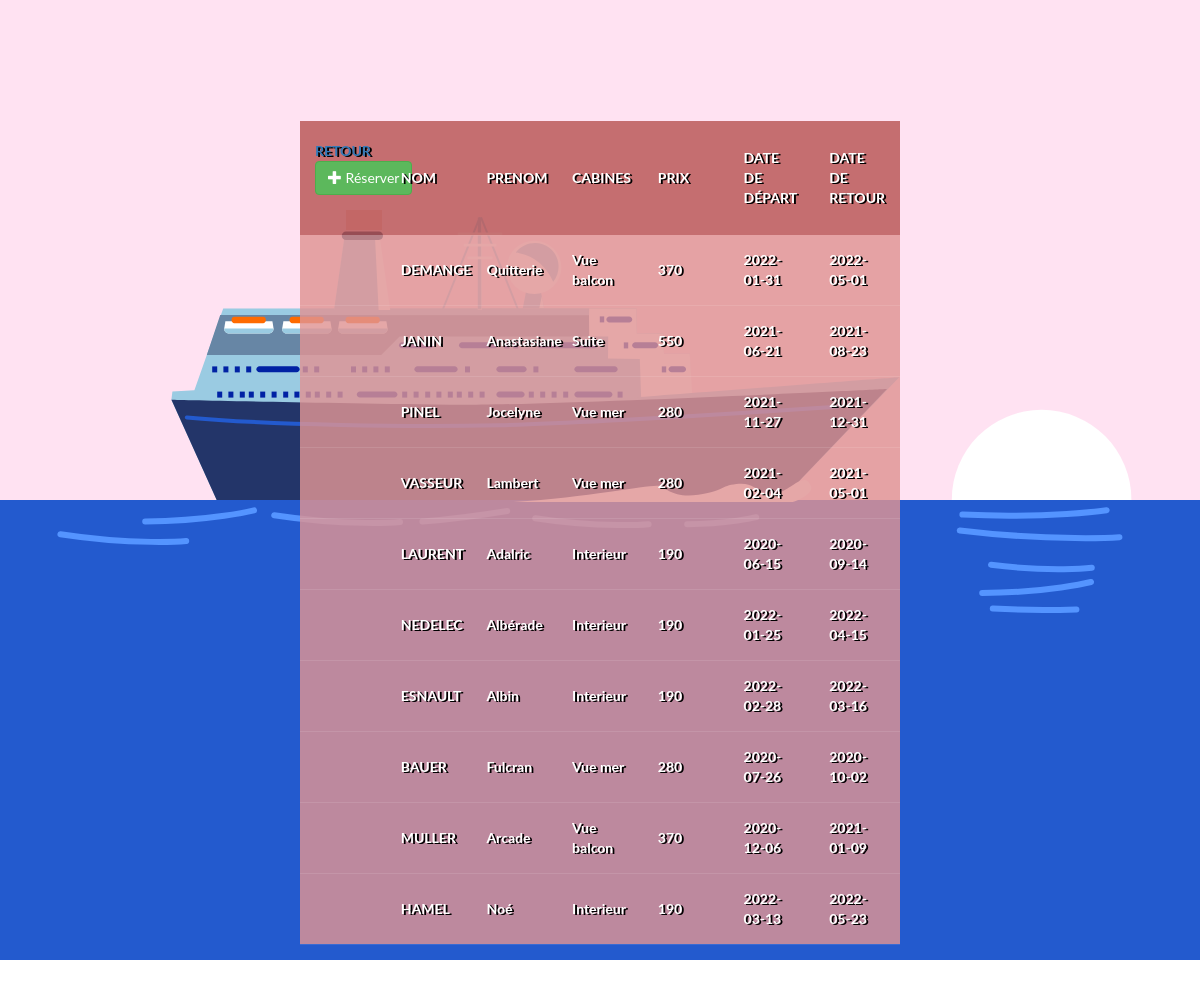
Page /PHP/html/index.php on the committed database.
### tables this page shows
CREATE TABLE Reservations(
	id_reservation INTEGER not null,
	date_debut DATE not null,
	date_fin DATE not null CHECK (date_fin > date_debut),
	h_reservation TIME not null,

	id_client INTEGER,

	CONSTRAINT pk_reservation primary key (id_reservation)

	CONSTRAINT fk_reservation
	FOREIGN KEY (id_client) REFERENCES Clients(id_client)

);

CREATE TABLE Clients (
	id_client INTEGER not null,
	nom VARCHAR(30) not null,
	prenom VARCHAR(30) not null, 
	age INT not null CHECK (age > 18), 
	sexe VARCHAR(5) not null CHECK (sexe = 'homme' or sexe = 'femme'),

	id_rang INT,

	CONSTRAINT pk_client primary key (id_client)

	CONSTRAINT fk_client
	FOREIGN KEY (id_rang) REFERENCES Rangs(id_rang)
	
);

CREATE TABLE Rangs(
	id_rang INTEGER not null,
	type_rang VARCHAR(20) not null CHECK (type_rang = 'Interieur' OR type_rang ='Vue mer' OR type_rang = 'Vue balcon' OR type_rang = 'Suite'),
	prix INT CHECK (prix > 0),

	CONSTRAINT pk_rang primary key (id_rang)


);

### PHP/html/index.php (the view, shortened to what this page needs)
<!DOCTYPE html>
<html lang="en">
	<head>
		<link rel="stylesheet" type="text/css" href="../css/bootstrap.css"/>
		<link rel="stylesheet" type="text/css" href="../css/tables.css"/>
	</head>
<body>
<div style="width:device-width; margin-top: -20%;">
</div>
        <table cellpadding="0" cellspacing="0" border="0">
            <thead>
                <tr>
                    <th><a href="http://localhost:1234/html/main.html">Retour</a><button type="button" class="btn btn-success" data-toggle="modal" data-target="#form_modal"><span class="glyphicon glyphicon-plus"></span> Réserver</button>
		<br/><br/></th>
					<th>Nom</th>
					<th>Prenom</th>
                    <th>Cabines</th>
                    <th>Prix</th>
					<th>Date de départ</th>
					<th>Date de retour</th>
				</tr>
			</thead>
				<?php
					require 'conn.php';
					$query = $conn->prepare("SELECT nom, prenom, type_rang, prix, date_debut, date_fin FROM Reservations JOIN Clients on Reservations.id_client = Clients.id_client JOIN Rangs ON Clients.id_rang = Rangs.id_rang ORDER BY 'nom' ASC");
					$query->execute();
					while($fetch = $query->fetch()){
				?>
				<tr>
                    <td></td>
					<td><?php echo $fetch['nom']?></td>
					<td><?php echo $fetch['prenom']?></td>
                    <td><?php echo $fetch['type_rang']?></td>
					<td><?php echo $fetch['prix']?></td>
					<td><?php echo $fetch['date_debut']?></td>
					<td><?php echo $fetch['date_fin']?></td>
				</tr>
				<?php
					}
				?>
		</table>
</body>
</html>

### PHP/css/tables.css (style rules this page uses)
* { margin: 0; padding: 0; font-family: 'lato'; }
table { width: 50%; table-layout: fixed; position: absolute; top: 10%; left: 25%; }
th { padding: 20px 15px; text-align: left; font-weight: 700; font-size: 14px; color: #fff; text-shadow: 2px 1px #000000; text-transform: uppercase; background-color:rgb(185 85 85 / 82%); }
td { padding: 15px; text-align: left; vertical-align: middle; font-weight: 700; font-size: 14px; color: #fff; text-shadow: 2px 1px #000000; border-bottom: solid 1px rgba(255,255,255,0.1); background-color: rgb(224 148 148 / 82%); }
.ship { background-color: #ffe2f2; }

### rows in the picture
reservations: id_client.nom "DEMANGE", id_client.prenom "Quitterie", rangs.type_rang "Vue balcon", rangs.prix "370", date_debut "2022-01-31", date_fin "2022-05-01"
reservations: id_client.nom "JANIN", id_client.prenom "Anastasiane", rangs.type_rang "Suite", rangs.prix "550", date_debut "2021-06-21", date_fin "2021-08-23"
reservations: id_client.nom "PINEL", id_client.prenom "Jocelyne", rangs.type_rang "Vue mer", rangs.prix "280", date_debut "2021-11-27", date_fin "2021-12-31"
reservations: id_client.nom "VASSEUR", id_client.prenom "Lambert", rangs.type_rang "Vue mer", rangs.prix "280", date_debut "2021-02-04", date_fin "2021-05-01"
reservations: id_client.nom "LAURENT", id_client.prenom "Adalric", rangs.type_rang "Interieur", rangs.prix "190", date_debut "2020-06-15", date_fin "2020-09-14"
reservations: id_client.nom "NEDELEC", id_client.prenom "Albérade", rangs.type_rang "Interieur", rangs.prix "190", date_debut "2022-01-25", date_fin "2022-04-15"
reservations: id_client.nom "ESNAULT", id_client.prenom "Albin", rangs.type_rang "Interieur", rangs.prix "190", date_debut "2022-02-28", date_fin "2022-03-16"
reservations: id_client.nom "BAUER", id_client.prenom "Fulcran", rangs.type_rang "Vue mer", rangs.prix "280", date_debut "2020-07-26", date_fin "2020-10-02"
reservations: id_client.nom "MULLER", id_client.prenom "Arcade", rangs.type_rang "Vue balcon", rangs.prix "370", date_debut "2020-12-06", date_fin "2021-01-09"
reservations: id_client.nom "HAMEL", id_client.prenom "Noé", rangs.type_rang "Interieur", rangs.prix "190", date_debut "2022-03-13", date_fin "2022-05-23"
